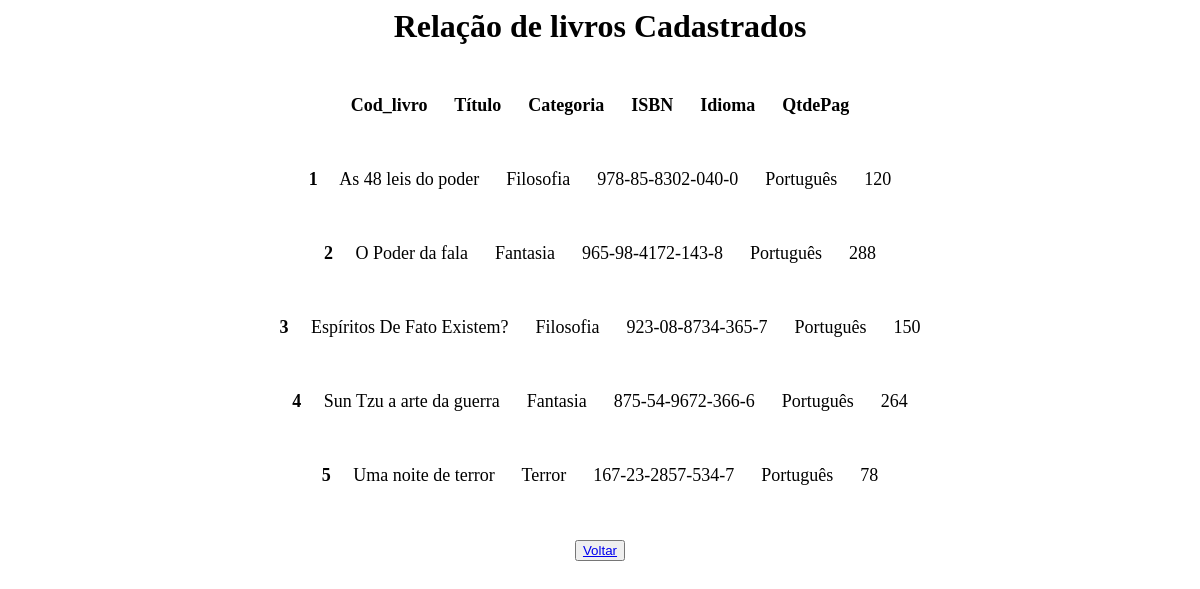
Page /Bruno/AcessoBd/BD_Autoria/php/listar_livro.php on the earlier database version.
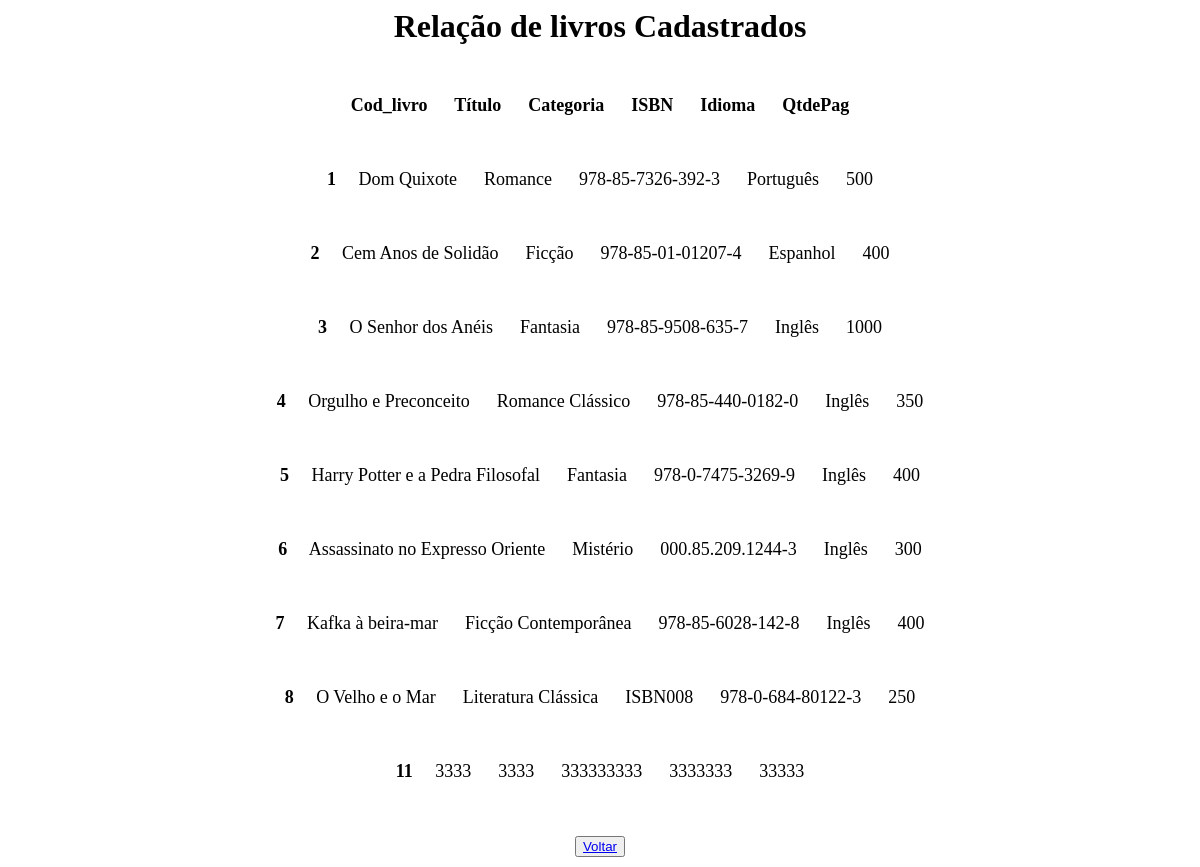
Same page on the later database version.
### tables this page shows
CREATE TABLE `livro` (
  `Cod_livro` int(11) NOT NULL,
  `Titulo` varchar(200) NOT NULL,
  `Categoria` varchar(100) NOT NULL,
  `ISBN` varchar(25) NOT NULL,
  `Idioma` varchar(50) NOT NULL,
  `QtdePag` int(11) NOT NULL
);

### Bruno/AcessoBd/BD_Autoria/php/Livro.php (called while the page is built, shortened)
<?php
class Livro
{
   function listar()
   {
       try
       {
           $this-> conn = new Conectar();
           $sql = $this->conn->query("select * from livro order by Cod_livro");
           $sql->execute();
           return $sql->fetchAll();
       }
       catch(PDOException $exc)
       {
        echo "Erro ao executar consulta. " . $exc->getMessage();
       }
   }
}
?>

### Bruno/AcessoBd/BD_Autoria/php/listar_livro.php (the view, shortened to what this page needs)
<!DOCTYPE html>
<html lang="pt-br">
<head>
</head>
<body>
<center><font face = "Century Gothic" size = "6"><b>Relação de livros Cadastrados</b><br><br><font size = "4">
<?php
include_once 'Livro.php';
$l = new Livro();
$liv_bd=$l->listar();
?>
<b> Cod_livro &nbsp;&nbsp;&nbsp;&nbsp; Título &nbsp;&nbsp;&nbsp;&nbsp; Categoria &nbsp;&nbsp;&nbsp;&nbsp; ISBN &nbsp;&nbsp;&nbsp;&nbsp; Idioma &nbsp;&nbsp;&nbsp;&nbsp; QtdePag</b>
<?php
foreach($liv_bd as $liv_mostrar)
{
     ?>
     <br><br>
     <b> <?php echo $liv_mostrar[0]; ?></b>&nbsp;&nbsp;&nbsp;&nbsp;
         <?php echo $liv_mostrar[1]; ?>    &nbsp;&nbsp;&nbsp;&nbsp;
         <?php echo $liv_mostrar[2]; ?>    &nbsp;&nbsp;&nbsp;&nbsp;
         <?php echo $liv_mostrar[3]; ?>    &nbsp;&nbsp;&nbsp;&nbsp;
         <?php echo $liv_mostrar[4]; ?>    &nbsp;&nbsp;&nbsp;&nbsp;
         <?php echo $liv_mostrar[5]; ?>
     <?php
}
    echo "<br><br><button><a href = '../menu.html'> Voltar </a></button>";?>
    </body>
</html>

Differences in the rows shown:
changed livro "Português": Titulo "As 48 leis do poder" → "Dom Quixote"; Categoria "Filosofia" → "Romance"; ISBN "978-85-8302-040-0" → "978-85-7326-392-3"; QtdePag "120" → "500"
changed livro id 2: Titulo "O Poder da fala" → "Cem Anos de Solidão"; Categoria "Fantasia" → "Ficção"; ISBN "965-98-4172-143-8" → "978-85-01-01207-4"; Idioma "Português" → "Espanhol"; QtdePag "288" → "400"
changed livro id 3: Titulo "Espíritos De Fato Existem?" → "O Senhor dos Anéis"; Categoria "Filosofia" → "Fantasia"; ISBN "923-08-8734-365-7" → "978-85-9508-635-7"; Idioma "Português" → "Inglês"; QtdePag "150" → "1000"
changed livro id 4: Titulo "Sun Tzu a arte da guerra" → "Orgulho e Preconceito"; Categoria "Fantasia" → "Romance Clássico"; ISBN "875-54-9672-366-6" → "978-85-440-0182-0"; Idioma "Português" → "Inglês"; QtdePag "264" → "350"
changed livro id 5: Titulo "Uma noite de terror" → "Harry Potter e a Pedra Filosofal"; Categoria "Terror" → "Fantasia"; ISBN "167-23-2857-534-7" → "978-0-7475-3269-9"; Idioma "Português" → "Inglês"; QtdePag "78" → "400"
added livro: Cod_livro "6", Titulo "Assassinato no Expresso Oriente", Categoria "Mistério", ISBN "000.85.209.1244-3", Idioma "Inglês", QtdePag "300"
added livro: Cod_livro "7", Titulo "Kafka à beira-mar", Categoria "Ficção Contemporânea", ISBN "978-85-6028-142-8", Idioma "Inglês", QtdePag "400"
added livro: Cod_livro "8", Titulo "O Velho e o Mar", Categoria "Literatura Clássica", ISBN "ISBN008", Idioma "978-0-684-80122-3", QtdePag "250"
added livro: Cod_livro "11", Titulo "3333", Categoria "3333", ISBN "333333333", Idioma "3333333", QtdePag "33333"
